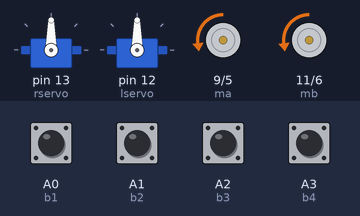
A sketch run on a simulated Arduino Uno, built with avr-gcc and run on an emulated ATmega328P. Shown: 2 × servo, direction and speed pins drawn as motors (green arrow = direction pin HIGH = forward, orange = LOW = backward, longer = more drive). Inputs (shaded band) come from the test bench; at power-on: A0 (b1), A1 (b2), A2 (b3), A3 (b4) HIGH.

Above: at 1.2 s.
1.3 s: A0 (b1) pulled LOW for 0.15 s
At 2.5 s:
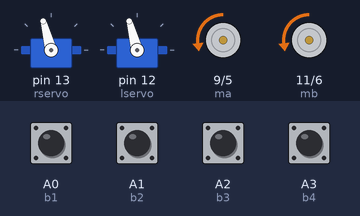
2.9 s: A1 (b2) pulled LOW for 1 s
At 4.0 s:
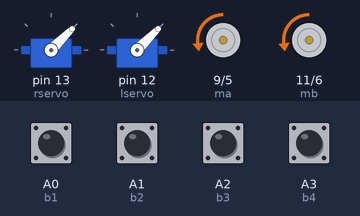
5.9 s: A2 (b3) pulled LOW for 0.15 s
At 7.2 s:
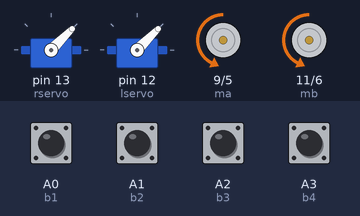
7.5 s: A0 (b1) pulled LOW for 1 s
At 9.4 s:
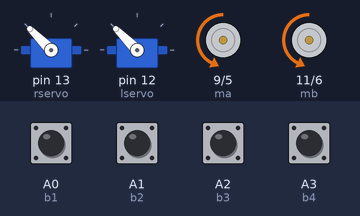
10.5 s: A3 (b4) pulled LOW for 1 s
At 11.1 s:
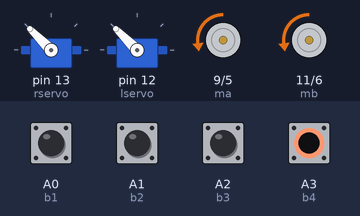
14.5 s: A2 (b3) pulled LOW for 1 s
At 16.2 s:
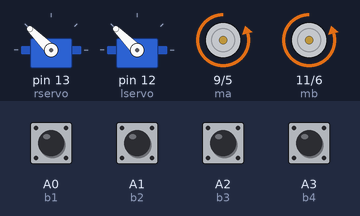
Timing chart, 0 to 17.7 s (numbered marks = the images above; inputs shaded):
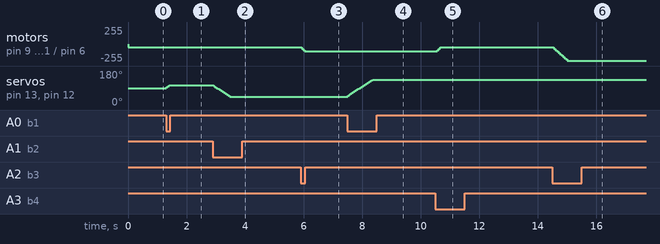

The sketch:

RemoteCar.ino
```cpp
//Steering and Speed Control
#include <Servo.h>
Servo rservo;
Servo lservo;

#define b1 A0 //input pins from Pi
#define b2 A1
#define b3 A2
#define b4 A3

#define mA  8 //basic motor pins
#define ma  9
#define enA  5
#define mB  10
#define mb  11
#define enB  6

int mSpeed = 50; //default slow speed, may need to be increased after testing

int bits[] = {0,0,0,0}; //from RPi

int pos = 90; //default for servos, straight ahead for steering

void setup() {
  pinMode(mA, OUTPUT);
  pinMode(ma, OUTPUT);
  pinMode(enA, OUTPUT);
  pinMode(mB, OUTPUT);
  pinMode(mb, OUTPUT);
  pinMode(enB, OUTPUT);

  pinMode(b1, INPUT);
  pinMode(b2, INPUT);
  pinMode(b3, INPUT);
  pinMode(b4, INPUT);

  digitalWrite(mA, LOW); //default motors off
  digitalWrite(ma, LOW);
  digitalWrite(mB, LOW);
  digitalWrite(mb, LOW);

  digitalWrite(b1, HIGH); //remove any noise by creating a pull up network
  digitalWrite(b2, HIGH);
  digitalWrite(b3, HIGH);
  digitalWrite(b4, HIGH);

  analogWrite(enA, 0); //default motors off until started
  analogWrite(enB, 0);
  rservo.attach(13); //servo pins for controlling steering
  lservo.attach(12);

  rservo.write(pos); //default servos to straight
  lservo.write(pos);
}

void loop() {
  if(digitalRead(b1) == HIGH) { //collects input from RPi first, assigning it to a small array for easy access
    bits[0] = 1;
  }
  else if(digitalRead(b1) == LOW) {
    bits[0] = 0;
  }
  if(digitalRead(b2) == HIGH) {
    bits[1] = 1;
  }
  else if(digitalRead(b2) == LOW) {
    bits[1] = 0;
  }
  if(digitalRead(b3) == HIGH) {
    bits[2] = 1;
  }
  else if(digitalRead(b3) == LOW) {
    bits[2] = 0;
  }
  if(digitalRead(b4) == HIGH) {
    bits[3] = 1;
  }
  else if(digitalRead(b4) == LOW) {
    bits[3] = 0;
  }


  if(bits[3] == 1 && bits[2] == 1) { //forwards
   digitalWrite(mA, HIGH);
   digitalWrite(mB, HIGH);
   analogWrite(enA, mSpeed);
   analogWrite(enB, mSpeed);
  }
  else if(bits[3] == 0 && bits[2] == 0) { //stop
   digitalWrite(mA, LOW);
   digitalWrite(mB, LOW);
   analogWrite(enA, 0);
   analogWrite(enB, 0);
  }

  if(bits[3] == 1 && bits[2] == 0) { //increase speed
    mSpeed += 20;
    if(mSpeed > 250) { //max speed
      mSpeed = 250;
    }
  }
  else if(bits[3] == 0 && bits[2] == 1) { //decrease speed
    mSpeed -= 20;
    if(mSpeed < 50) { //min speed
      mSpeed = 50;
    }
  }

  if(bits[1] == 1 && bits[0] == 0) { //steer to the right
    pos += 5;
    if(pos >= 135) {
      pos = 135;
    }
  }
  else if(bits[1] == 0 && bits[0] == 1) { //steer to the left
    pos -= 5;
    if(pos <= 45) {
      pos = 45;
    }
  }
  else if(bits[1] == 1 && bits[0] == 1) { //KILL SWITCH
    digitalWrite(mA, LOW);
    digitalWrite(ma, LOW);
    digitalWrite(mB, LOW);
    digitalWrite(mb, LOW);
    analogWrite(enA, 0);
    analogWrite(enB, 0);
    rservo.write(90);
    lservo.write(90);
  }
  else { //when steering is released, return gradually to default position
    if(pos < 90) { //return from left turn
      pos += 5;
    }
    else if(pos > 90) { //return from right turn
      pos -= 5;
    }
    else { //at default
      pos = 90;
    }
  }
  rservo.write(pos);
  lservo.write(pos);
  analogWrite(enA, mSpeed);
  analogWrite(enB, mSpeed);
  delay(50);
}
```

Measured:
- after the input at 1.3 s, servo on pin 13 (rservo), servo on pin 12 (lservo): 90° → 105° at once
- after the input at 2.9 s, servo on pin 13 (rservo), servo on pin 12 (lservo): moves from 105° to 45° over 0.55 s, starting at once
- after the input at 5.9 s, motor on pin 9 (ma) / pin 5 (enA), motor on pin 11 (mb) / pin 6 (enB): backward 50/255 → backward 110/255 at once
- after the input at 7.5 s, servo on pin 13 (rservo), servo on pin 12 (lservo): moves from 45° to 135° over 0.85 s, starting at once
- after the input at 10.5 s, motor on pin 9 (ma) / pin 5 (enA), motor on pin 11 (mb) / pin 6 (enB): backward 110/255 → backward 50/255 after 0.07 s
- after the input at 14.5 s, motor on pin 9 (ma) / pin 5 (enA), motor on pin 11 (mb) / pin 6 (enB): moves from backward 50/255 to backward 250/255 over 0.45 s, starting after 0.05 s
